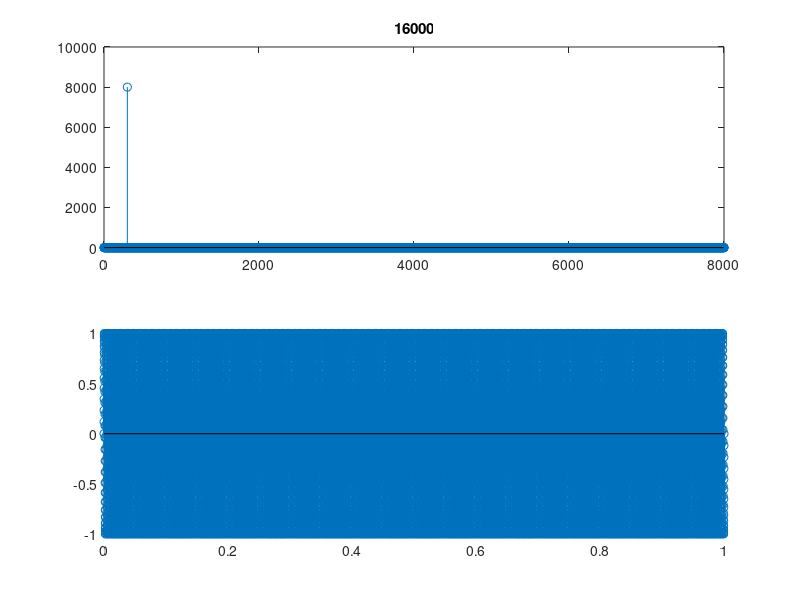

MATLAB code to generate this figure:
T = 1;
fs = 16000;
n = 0:1/fs: T;
y = sin(2*pi*300*n);

% % % Observations
% % If sinusoid is 100, 200, 110, 105, then we get impulse in freq
% % domain even for N<fs
% % For any other freq, we get impulse at N=fs
% % For all frequencies we dont get impulses at N>fs
for Nf = [100, 128, 150, 200, 300, 256, 400, 555, 600, 900, 1200, 1400, fs] %round(.1*fs):round(.1*fs):(3*fs)
    Y = fft(y, Nf);
    subplot(2,1,1)
    stem(abs(Y(1:round(length(Y)/2))))
    title(Nf)
    subplot(2,1,2)
    stem(n,y)
    pause
end


% for Nf = round(.1*fs):round(.1*fs):(3*fs)
%     freqz(y,Nf);
%    title(Nf)
%     pause
% end
